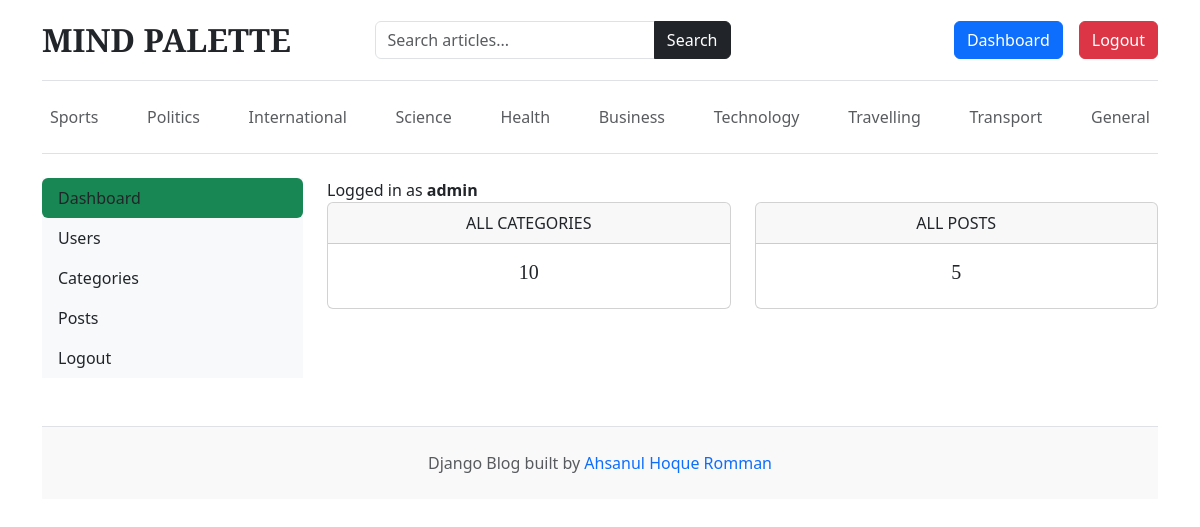
The page /dashboard/ (signed in) on the database its author committed.
### blogs/models.py (models this page shows, shortened)
class Category(models.Model):
    category_name = models.CharField(max_length=80, unique=True)
    created_at = models.DateTimeField(auto_now_add=True)
    updated_at = models.DateTimeField(auto_now=True)
    class Meta:
        verbose_name_plural = 'Categories'

### dashboards/views.py (the view)
# urls.py: path('dashboard/', include('dashboards.urls')),
@login_required(login_url='login')
def dashboard(request):
    category_count = Category.objects.all().count()
    blogs_count = Blog.objects.all().count()
    context ={
        'category_count' : category_count,
        'blogs_count' : blogs_count,
    }
    return render(request, 'dashboard/dashboard.html', context)

### blogs/context_processors.py (called while the page is built)
def get_categories(request):
    categories = Category.objects.all()
    return dict (categories=categories)

def get_SocialLinks(request):
    social_links = SocialLinks.objects.all()
    return dict(social_links = social_links)

### templates/dashboard/dashboard.html
{% extends 'base.html' %}
{% block content %}
<div class="row">
    {% include 'dashboard/sidebar.html' %}
    <div class="col-md-9">
        <span>Logged in as <b>{{ user }}</b></span>
        <div class="row">
            <div class="col">
                <div class="card border-default mb-3">
                    <div class="card-header text-center text-uppercase font-weight-bold">All Categories</div>
                    <div class="card-body text-dark">
                        <h5 class="card-title text-center">{{ category_count }}</h5>
                    </div>
                </div>
            </div>
            <div class="col">
                <div class="card border-default mb-3">
                    <div class="card-header text-center text-uppercase font-weight-bold">All posts</div>
                    <div class="card-body text-dark">
                        <h5 class="card-title text-center">{{ blogs_count }}</h5>
                    </div>
                </div>
            </div>
        </div>
    </div>
</div>
{% endblock %}

### templates/base.html (shortened to what this page needs)
{% load static %}
<!DOCTYPE html>
<html lang="en">
<head>
    <link href="https://cdn.jsdelivr.net/npm/bootstrap@5.3.7/dist/css/bootstrap.min.css"
          rel="stylesheet">
    <link href="{% static 'css/blog.css' %}"
          rel="stylesheet">
    <link rel="stylesheet" href="https://cdnjs.cloudflare.com/ajax/libs/font-awesome/4.7.0/css/font-awesome.min.css">
</head>
<body>
    <div class="container">
        <header class="blog-header py-3 border-bottom">
            <div class="row flex-nowrap justify-content-between align-items-center">
                <div class="col-lg-3 col-md-3 col-12 mb-3 mb-md-0">
                    <a class="blog-header-logo text-dark text-decoration-none fs-2 fw-bold"
                       href="/">
                        MIND PALETTE
                    </a>
                </div>
                <div class="col-lg-4 col-md-5 col-12 mb-3 mb-md-0">
                    <form action="{% url 'search' %}"
                          method="GET">
                        <div class="input-group">
                            <input type="text"
                                   name="keyword"
                                   class="form-control"
                                   placeholder="Search articles..."
                                   required>
                            <button class="btn btn-dark"
                                    type="submit">
                                Search
                            </button>
                        </div>
                    </form>
                </div>
                <div class="col-lg-4 col-md-4 col-12 d-flex justify-content-md-end justify-content-start">
                    {% if not user.is_authenticated %}
                    <a class="btn btn-success me-2"
                       href="{% url 'login' %}">
                        Login
                    </a>
                    <a class="btn btn-outline-secondary"
                       href="{% url 'register' %}">
                        Register
                    </a>
                    {% else %}
                    <span><a class="btn btn-primary" href="{% url "dashboard" %}">Dashboard</a></span>
                    <span><a class="btn btn-danger" href="{% url "logout" %}">Logout</a></span>
                    {% endif %}
                </div>
            </div>
        </header>
        <div class="nav-scroller py-3 mb-4 border-bottom">
            <nav class="nav d-flex justify-content-between flex-wrap">
                {% for category in categories %}
                <a class="p-2 text-muted text-decoration-none"
                   href="{% url 'posts_by_category' category.id %}">
                    {{ category.category_name }}
                </a>
                {% endfor %}
            </nav>
        </div>
        {% block content %}
        {% endblock %}
        <footer class="blog-footer border-top mt-5 py-4 text-center text-muted">
            <p class="mb-0">
                Django Blog built by
                <a href="#"
                   class="text-decoration-none">
                    Ahsanul Hoque Romman
                </a>
            </p>
        </footer>
    </div>
</body>
</html>

### static/css/blog.css (style rules this page uses)
.blog-header { border-bottom: 1px solid #e5e5e5; }
.blog-header-logo { font-family: "Playfair Display", Georgia, "Times New Roman", serif; font-size: 2.25rem; }
h1, h2, h3, h4, h5, h6 { font-family: "Playfair Display", Georgia, "Times New Roman", serif; }
.blog-footer { padding: 2.5rem 0; color: #727272; text-align: center; background-color: #f9f9f9; border-top: .05rem solid #e5e5e5; }
.blog-footer p:last-child { margin-bottom: 0; }

### rows shown on the page
Category: category_name "Sports"
Category: category_name "Politics"
Category: category_name "International"
Category: category_name "Science"
Category: category_name "Health"
Category: category_name "Business"
Category: category_name "Technology"
Category: category_name "Travelling"
Category: category_name "Transport"
Category: category_name "General"

### other values the page prints
{{ user }} "admin"
{{ category_count }} "10"
{{ blogs_count }} "5"
